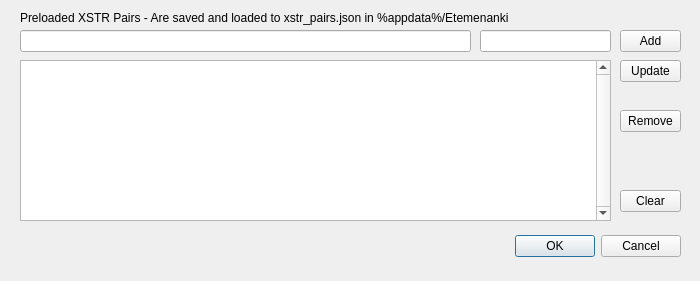
<?xml version="1.0" encoding="UTF-8"?>
<ui version="4.0">
 <class>PreloadPairsDialog</class>
 <widget class="QDialog" name="PreloadPairsDialog">
  <property name="geometry">
   <rect>
    <x>0</x>
    <y>0</y>
    <width>700</width>
    <height>281</height>
   </rect>
  </property>
  <property name="windowTitle">
   <string>Preload XSTR Pairs</string>
  </property>
  <widget class="QWidget" name="layoutWidget">
   <property name="geometry">
    <rect>
     <x>20</x>
     <y>230</y>
     <width>661</width>
     <height>33</height>
    </rect>
   </property>
   <layout class="QHBoxLayout">
    <property name="spacing">
     <number>6</number>
    </property>
    <property name="leftMargin">
     <number>0</number>
    </property>
    <property name="topMargin">
     <number>0</number>
    </property>
    <property name="rightMargin">
     <number>0</number>
    </property>
    <property name="bottomMargin">
     <number>0</number>
    </property>
    <item>
     <spacer>
      <property name="orientation">
       <enum>Qt::Horizontal</enum>
      </property>
      <property name="sizeHint" stdset="0">
       <size>
        <width>131</width>
        <height>31</height>
       </size>
      </property>
     </spacer>
    </item>
    <item>
     <widget class="QPushButton" name="okButton">
      <property name="text">
       <string>OK</string>
      </property>
     </widget>
    </item>
    <item>
     <widget class="QPushButton" name="cancelButton">
      <property name="text">
       <string>Cancel</string>
      </property>
     </widget>
    </item>
   </layout>
  </widget>
  <widget class="QLineEdit" name="preload_text_line_edit">
   <property name="geometry">
    <rect>
     <x>20</x>
     <y>30</y>
     <width>451</width>
     <height>22</height>
    </rect>
   </property>
   <property name="maxLength">
    <number>32767</number>
   </property>
  </widget>
  <widget class="QPushButton" name="preload_remove_button">
   <property name="geometry">
    <rect>
     <x>620</x>
     <y>110</y>
     <width>61</width>
     <height>22</height>
    </rect>
   </property>
   <property name="text">
    <string>Remove</string>
   </property>
  </widget>
  <widget class="QPushButton" name="preload_add_button">
   <property name="geometry">
    <rect>
     <x>620</x>
     <y>30</y>
     <width>61</width>
     <height>22</height>
    </rect>
   </property>
   <property name="text">
    <string>Add</string>
   </property>
  </widget>
  <widget class="QPushButton" name="preload_update_button">
   <property name="geometry">
    <rect>
     <x>620</x>
     <y>60</y>
     <width>61</width>
     <height>22</height>
    </rect>
   </property>
   <property name="text">
    <string>Update</string>
   </property>
  </widget>
  <widget class="QLabel" name="preload_label">
   <property name="geometry">
    <rect>
     <x>20</x>
     <y>10</y>
     <width>591</width>
     <height>16</height>
    </rect>
   </property>
   <property name="text">
    <string>Preloaded XSTR Pairs - Are saved and loaded to xstr_pairs.json in %appdata%/Etemenanki</string>
   </property>
  </widget>
  <widget class="QTableWidget" name="preload_table_widget">
   <property name="geometry">
    <rect>
     <x>20</x>
     <y>60</y>
     <width>591</width>
     <height>161</height>
    </rect>
   </property>
   <property name="verticalScrollBarPolicy">
    <enum>Qt::ScrollBarAlwaysOn</enum>
   </property>
   <property name="horizontalScrollBarPolicy">
    <enum>Qt::ScrollBarAlwaysOff</enum>
   </property>
   <property name="autoScroll">
    <bool>false</bool>
   </property>
   <property name="columnCount">
    <number>2</number>
   </property>
   <attribute name="horizontalHeaderVisible">
    <bool>false</bool>
   </attribute>
   <attribute name="horizontalHeaderMinimumSectionSize">
    <number>15</number>
   </attribute>
   <attribute name="horizontalHeaderDefaultSectionSize">
    <number>298</number>
   </attribute>
   <attribute name="verticalHeaderVisible">
    <bool>false</bool>
   </attribute>
   <attribute name="verticalHeaderMinimumSectionSize">
    <number>22</number>
   </attribute>
   <attribute name="verticalHeaderDefaultSectionSize">
    <number>22</number>
   </attribute>
   <column/>
   <column/>
  </widget>
  <widget class="QLineEdit" name="preload_id_line_edit">
   <property name="geometry">
    <rect>
     <x>480</x>
     <y>30</y>
     <width>131</width>
     <height>22</height>
    </rect>
   </property>
   <property name="maxLength">
    <number>32767</number>
   </property>
  </widget>
  <widget class="QPushButton" name="preload_clear_button">
   <property name="geometry">
    <rect>
     <x>620</x>
     <y>190</y>
     <width>61</width>
     <height>22</height>
    </rect>
   </property>
   <property name="text">
    <string>Clear</string>
   </property>
  </widget>
 </widget>
 <resources/>
 <connections>
  <connection>
   <sender>okButton</sender>
   <signal>clicked()</signal>
   <receiver>PreloadPairsDialog</receiver>
   <slot>accept()</slot>
   <hints>
    <hint type="sourcelabel">
     <x>411</x>
     <y>266</y>
    </hint>
    <hint type="destinationlabel">
     <x>274</x>
     <y>149</y>
    </hint>
   </hints>
  </connection>
  <connection>
   <sender>cancelButton</sender>
   <signal>clicked()</signal>
   <receiver>PreloadPairsDialog</receiver>
   <slot>reject()</slot>
   <hints>
    <hint type="sourcelabel">
     <x>492</x>
     <y>266</y>
    </hint>
    <hint type="destinationlabel">
     <x>274</x>
     <y>149</y>
    </hint>
   </hints>
  </connection>
 </connections>
</ui>
